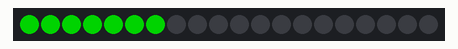
A program run on a simulated BBC micro:bit (MakeCode). Shown: 20 RGB LEDs in strip order, left to right. Dim RGB values are drawn brighter than linear.

Above: at 0.8 s.
At 1.93 s:
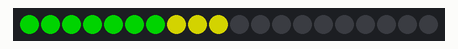
At 2.33 s:
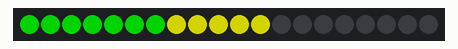
At 2.8 s:
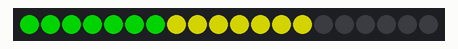
At 3.8 s:
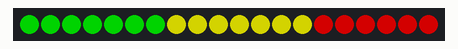
At 4.8 s:
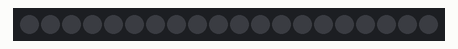

Measured:
- by itself, everything shown: repeats every 5.8 s, in 16 steps
- what the display in image 3 shows lasts 1.0 s, from 2.8 s to 3.8 s

The program:

main.ts
```typescript
/**
 * Alles ausschalten und wieder von vorne -> Endlosschleife
 */
/**
 * Die LEDs 0 bis 6 werden hintereinander auf Grün geschaltet
 */
/**
 * Zählweise der LEDs: 0 bis 19
 */
/**
 * Die Zeitverzögerung ändert sich in jedem Durchlauf: Zuerst  0msec, dann 50msec, dann 100msec, dann 150msec usw. bis 6x50= 300msec
 */
/**
 * die 6 rot-LEDs schalten sich zwar auch hintereinander ein, aber so schnell, dass man das nicht sieht
 */
/**
 * Eine Schleife, jedem bei Durchgang erhöht sich die Variable index um 1:  0, 1, 2, 3, 4, 5, 6
 */
/**
 * Bei 20 LEDs auf dem Streifen sind 2x 7 schon für grün und gelb vergeben, übrig bleiben 6 LEDs für rot, deshalb die Schleife 0 bis 5
 */
let LEDStreifen1 = neopixel.create(DigitalPin.P0, 20, NeoPixelMode.RGB)
basic.forever(function () {
    for (let Index = 0; Index <= 6; Index++) {
        LEDStreifen1.setPixelColor(Index, neopixel.colors(NeoPixelColors.Green))
        basic.pause(100)
        LEDStreifen1.show()
    }
    basic.pause(1000)
    for (let Index = 0; Index <= 6; Index++) {
        LEDStreifen1.setPixelColor(Index + 7, neopixel.colors(NeoPixelColors.Yellow))
        basic.pause(Index * 50)
        LEDStreifen1.show()
    }
    basic.pause(1000)
    for (let Index = 0; Index <= 5; Index++) {
        LEDStreifen1.setPixelColor(Index + 14, neopixel.colors(NeoPixelColors.Red))
        LEDStreifen1.show()
    }
    basic.pause(1000)
    LEDStreifen1.clear()
    LEDStreifen1.show()
    basic.pause(1000)
})
```

test.ts
```typescript
// Hier kann man Tests durchführen; diese Datei wird nicht kompiliert, wenn dieses Paket als Erweiterung verwendet wird.
```
